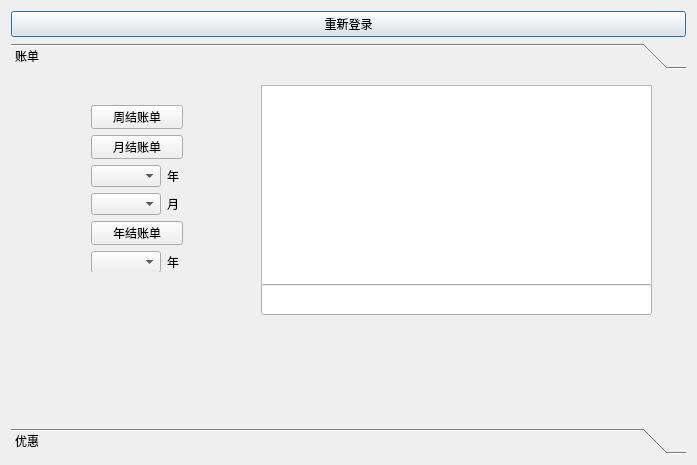
<?xml version="1.0" encoding="UTF-8"?>
<ui version="4.0">
 <class>MyBoss</class>
 <widget class="QDialog" name="MyBoss">
  <property name="geometry">
   <rect>
    <x>0</x>
    <y>0</y>
    <width>697</width>
    <height>465</height>
   </rect>
  </property>
  <property name="maximumSize">
   <size>
    <width>16777215</width>
    <height>16777215</height>
   </size>
  </property>
  <property name="windowTitle">
   <string>老板界面</string>
  </property>
  <layout class="QVBoxLayout" name="verticalLayout_3">
   <item>
    <widget class="QPushButton" name="loginAgain">
     <property name="text">
      <string>重新登录</string>
     </property>
    </widget>
   </item>
   <item>
    <widget class="QToolBox" name="toolBox">
     <widget class="QWidget" name="toolBoxPage1">
      <property name="geometry">
       <rect>
        <x>0</x>
        <y>0</y>
        <width>685</width>
        <height>392</height>
       </rect>
      </property>
      <attribute name="label">
       <string>账单</string>
      </attribute>
      <widget class="QTableView" name="tableView_2">
       <property name="geometry">
        <rect>
         <x>250</x>
         <y>10</y>
         <width>391</width>
         <height>201</height>
        </rect>
       </property>
      </widget>
      <widget class="QLineEdit" name="lineEdit">
       <property name="geometry">
        <rect>
         <x>250</x>
         <y>209</y>
         <width>391</width>
         <height>31</height>
        </rect>
       </property>
      </widget>
      <widget class="QWidget" name="layoutWidget">
       <property name="geometry">
        <rect>
         <x>80</x>
         <y>30</y>
         <width>92</width>
         <height>167</height>
        </rect>
       </property>
       <layout class="QVBoxLayout" name="verticalLayout_2">
        <item>
         <widget class="QPushButton" name="weeklyBill">
          <property name="text">
           <string>周结账单</string>
          </property>
         </widget>
        </item>
        <item>
         <widget class="QPushButton" name="monthlyBill">
          <property name="text">
           <string>月结账单</string>
          </property>
         </widget>
        </item>
        <item>
         <layout class="QHBoxLayout" name="horizontalLayout_7">
          <item>
           <widget class="QComboBox" name="comboBox">
            <property name="minimumSize">
             <size>
              <width>70</width>
              <height>0</height>
             </size>
            </property>
            <property name="maximumSize">
             <size>
              <width>70</width>
              <height>16777215</height>
             </size>
            </property>
           </widget>
          </item>
          <item>
           <widget class="QLabel" name="label_7">
            <property name="text">
             <string>年</string>
            </property>
           </widget>
          </item>
         </layout>
        </item>
        <item>
         <layout class="QHBoxLayout" name="horizontalLayout_8">
          <item>
           <widget class="QComboBox" name="comboBox_2">
            <property name="minimumSize">
             <size>
              <width>70</width>
              <height>0</height>
             </size>
            </property>
            <property name="maximumSize">
             <size>
              <width>70</width>
              <height>16777215</height>
             </size>
            </property>
           </widget>
          </item>
          <item>
           <widget class="QLabel" name="label_8">
            <property name="text">
             <string>月</string>
            </property>
           </widget>
          </item>
         </layout>
        </item>
        <item>
         <widget class="QPushButton" name="yearBill">
          <property name="text">
           <string>年结账单</string>
          </property>
         </widget>
        </item>
        <item>
         <layout class="QHBoxLayout" name="horizontalLayout_9">
          <item>
           <widget class="QComboBox" name="comboBox_3">
            <property name="minimumSize">
             <size>
              <width>70</width>
              <height>0</height>
             </size>
            </property>
            <property name="maximumSize">
             <size>
              <width>70</width>
              <height>16777215</height>
             </size>
            </property>
           </widget>
          </item>
          <item>
           <widget class="QLabel" name="label_9">
            <property name="text">
             <string>年</string>
            </property>
           </widget>
          </item>
         </layout>
        </item>
       </layout>
      </widget>
     </widget>
     <widget class="QWidget" name="toolBoxPage2">
      <property name="geometry">
       <rect>
        <x>0</x>
        <y>0</y>
        <width>685</width>
        <height>392</height>
       </rect>
      </property>
      <attribute name="label">
       <string>优惠</string>
      </attribute>
      <widget class="QTableView" name="tableView">
       <property name="geometry">
        <rect>
         <x>370</x>
         <y>50</y>
         <width>261</width>
         <height>201</height>
        </rect>
       </property>
       <attribute name="horizontalHeaderDefaultSectionSize">
        <number>120</number>
       </attribute>
       <attribute name="horizontalHeaderStretchLastSection">
        <bool>true</bool>
       </attribute>
       <attribute name="verticalHeaderVisible">
        <bool>false</bool>
       </attribute>
      </widget>
      <widget class="QLabel" name="label_4">
       <property name="geometry">
        <rect>
         <x>380</x>
         <y>20</y>
         <width>54</width>
         <height>12</height>
        </rect>
       </property>
       <property name="text">
        <string>已有优惠：</string>
       </property>
      </widget>
      <widget class="QComboBox" name="kind">
       <property name="geometry">
        <rect>
         <x>470</x>
         <y>20</y>
         <width>101</width>
         <height>22</height>
        </rect>
       </property>
       <item>
        <property name="text">
         <string>全部</string>
        </property>
       </item>
       <item>
        <property name="text">
         <string>满100减10</string>
        </property>
       </item>
       <item>
        <property name="text">
         <string>满200减20</string>
        </property>
       </item>
       <item>
        <property name="text">
         <string>满300减30</string>
        </property>
       </item>
       <item>
        <property name="text">
         <string>七折</string>
        </property>
       </item>
       <item>
        <property name="text">
         <string>八折</string>
        </property>
       </item>
       <item>
        <property name="text">
         <string>九折</string>
        </property>
       </item>
      </widget>
      <widget class="QWidget" name="layoutWidget">
       <property name="geometry">
        <rect>
         <x>20</x>
         <y>240</y>
         <width>250</width>
         <height>25</height>
        </rect>
       </property>
       <layout class="QHBoxLayout" name="horizontalLayout_6">
        <item>
         <widget class="QPushButton" name="addDiscount">
          <property name="text">
           <string>添加优惠</string>
          </property>
         </widget>
        </item>
        <item>
         <widget class="QPushButton" name="deleteDiscount">
          <property name="text">
           <string>删除优惠</string>
          </property>
         </widget>
        </item>
       </layout>
      </widget>
      <widget class="QWidget" name="layoutWidget">
       <property name="geometry">
        <rect>
         <x>20</x>
         <y>37</y>
         <width>203</width>
         <height>132</height>
        </rect>
       </property>
       <layout class="QVBoxLayout" name="verticalLayout">
        <item>
         <layout class="QHBoxLayout" name="horizontalLayout">
          <item>
           <widget class="QLabel" name="label_5">
            <property name="maximumSize">
             <size>
              <width>70</width>
              <height>16777215</height>
             </size>
            </property>
            <property name="text">
             <string>优惠id：</string>
            </property>
           </widget>
          </item>
          <item>
           <widget class="QLabel" name="id">
            <property name="frameShape">
             <enum>QFrame::Box</enum>
            </property>
            <property name="frameShadow">
             <enum>QFrame::Sunken</enum>
            </property>
            <property name="text">
             <string/>
            </property>
           </widget>
          </item>
         </layout>
        </item>
        <item>
         <layout class="QHBoxLayout" name="horizontalLayout_2">
          <item>
           <widget class="QLabel" name="label_6">
            <property name="maximumSize">
             <size>
              <width>70</width>
              <height>16777215</height>
             </size>
            </property>
            <property name="text">
             <string>优惠名称：</string>
            </property>
           </widget>
          </item>
          <item>
           <widget class="QLineEdit" name="name"/>
          </item>
         </layout>
        </item>
        <item>
         <layout class="QHBoxLayout" name="horizontalLayout_3">
          <item>
           <widget class="QLabel" name="label_2">
            <property name="maximumSize">
             <size>
              <width>70</width>
              <height>16777215</height>
             </size>
            </property>
            <property name="text">
             <string>优惠种类：</string>
            </property>
           </widget>
          </item>
          <item>
           <widget class="QComboBox" name="comboBox_4">
            <item>
             <property name="text">
              <string/>
             </property>
            </item>
            <item>
             <property name="text">
              <string>满100减10</string>
             </property>
            </item>
            <item>
             <property name="text">
              <string>满200减20</string>
             </property>
            </item>
            <item>
             <property name="text">
              <string>满300减30</string>
             </property>
            </item>
            <item>
             <property name="text">
              <string>七折</string>
             </property>
            </item>
            <item>
             <property name="text">
              <string>八折</string>
             </property>
            </item>
            <item>
             <property name="text">
              <string>九折</string>
             </property>
            </item>
           </widget>
          </item>
         </layout>
        </item>
        <item>
         <layout class="QHBoxLayout" name="horizontalLayout_4">
          <item>
           <widget class="QLabel" name="label_3">
            <property name="maximumSize">
             <size>
              <width>70</width>
              <height>16777215</height>
             </size>
            </property>
            <property name="text">
             <string>起始时间：</string>
            </property>
           </widget>
          </item>
          <item>
           <widget class="QDateEdit" name="start"/>
          </item>
         </layout>
        </item>
        <item>
         <layout class="QHBoxLayout" name="horizontalLayout_5">
          <item>
           <widget class="QLabel" name="label">
            <property name="maximumSize">
             <size>
              <width>70</width>
              <height>16777215</height>
             </size>
            </property>
            <property name="text">
             <string>结束时间：</string>
            </property>
           </widget>
          </item>
          <item>
           <widget class="QDateEdit" name="end"/>
          </item>
         </layout>
        </item>
       </layout>
      </widget>
     </widget>
    </widget>
   </item>
  </layout>
 </widget>
 <resources/>
 <connections/>
</ui>
